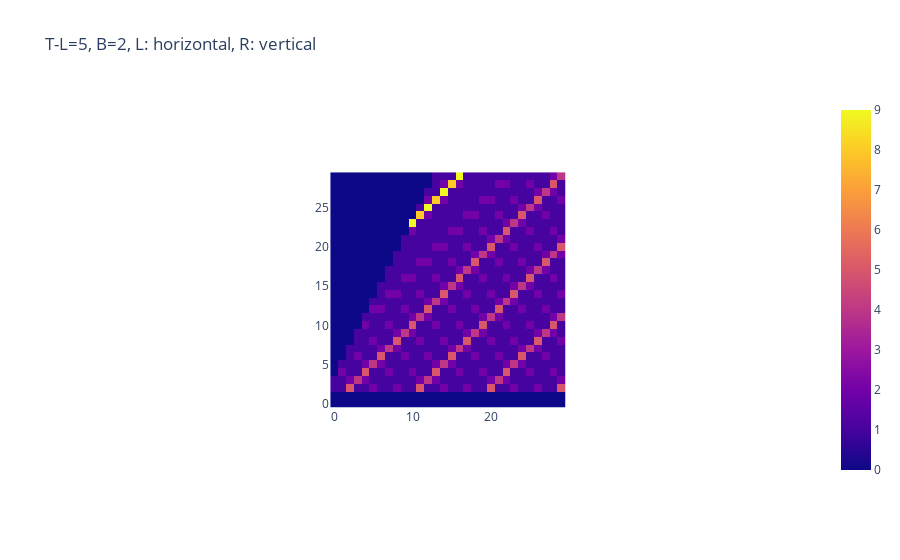

This figure's notebook cell:
### Markdown cell above
## Translations

### Code cell
e, b = 5, 2
size = 30
mtx = []
df = pd.read_csv(f"data/fix_T-L_B/T-L={e}_B={b}_100x100.csv")
dfv_trans = np.transpose(df.values)
for r in range(size):
    seq = []
    s = 0  #b + r + b%2 - 1 #int((b+r)/2) -5 + 0*(b+r-e)%2  #
    for i in range(size):
        try:
            seq += [dfv_trans[r][s + i]]
        except:
            seq += [0]
    mtx += [seq]
mtx = np.array(mtx)
px.imshow(
    mtx,
    origin="lower",
    zmin=0,
    title=f"T-L={e}, B={b}, L: horizontal, R: vertical",
).show()
# fig = px.imshow(mtx[:b, : 2 * e - 1], origin="lower", zmin=0, aspect="equal",)
# fig.show()

### Figure 1 — Plotly figure (JSON) as saved in the notebook; plotly's stock layout.template omitted (floating-point values rounded to 4 significant figures; data arrays with more than 128 entries replaced by an {"elided": "..."} marker saying what was removed)
{"data": [{"coloraxis": "coloraxis", "hovertemplate": "x: %{x}<br>y: %{y}<br>color: %{z}<extra></extra>", "name": "0", "type": "heatmap", "xaxis": "x", "yaxis": "y", "z": {"elided": "30x30 int values"}}], "layout": {"autosize": true, "coloraxis": {"cmax": 9, "cmin": 0, "colorscale": [[0, "#0d0887"], [0.1111, "#46039f"], [0.2222, "#7201a8"], [0.3333, "#9c179e"], [0.4444, "#bd3786"], [0.5556, "#d8576b"], [0.6667, "#ed7953"], [0.7778, "#fb9f3a"], [0.8889, "#fdca26"], [1, "#f0f921"]]}, "title": {"text": "T-L=5, B=2, L: horizontal, R: vertical"}, "xaxis": {"anchor": "y", "autorange": true, "constrain": "domain", "domain": [0.34, 0.66], "range": [-0.5, 29.5], "scaleanchor": "y"}, "yaxis": {"anchor": "x", "autorange": true, "constrain": "domain", "domain": [0, 1], "range": [-0.5, 29.5]}}}
